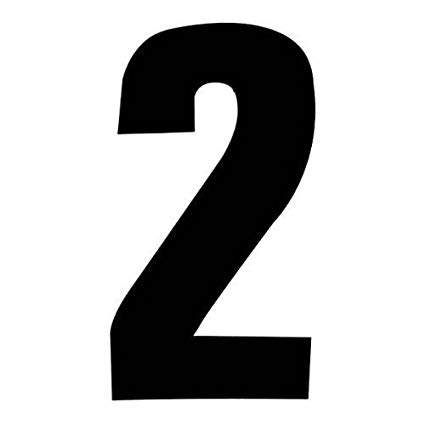
#> input picture 2.jpg, 425 x 425 px
$ python DigitsTrainImage.py
#> lines starting #> are read from the running program, lines starting #| are printed output that depends on the picture
import numpy as np
import pandas as pd
import matplotlib.pyplot as plt
from PIL import Image
import PIL.ImageOps
from sklearn.datasets import load_digits
from sklearn.linear_model import LogisticRegression
from sklearn.model_selection import train_test_split

dataDg = load_digits()
# [6 lines of commented-out code are left out]
xtr, xts, ytr, yts = train_test_split(
    dataDg['data'],
    dataDg['target'],
    test_size = .1
)
# print(len(xtr))
# print(len(ytr))

# logistic regression
model = LogisticRegression(
    solver='lbfgs',
    multi_class='auto',
    max_iter=10000
)
model.fit(xtr,ytr)

# [12 lines of commented-out code are left out]

gbr = Image.open('2.jpg').convert('L')
gbr = gbr.resize((8,8))
gbr = PIL.ImageOps.invert(gbr)
gbrArr = np.array(gbr)
gbrArr2 = gbrArr.reshape(1,64)
# print(gbrArr)

# out = Image.fromarray(gbrArr,'L')
# out.show()
plt.imshow(gbrArr, cmap='gray')
prediksi = model.predict(gbrArr2.reshape(1,-1))
#> prediksi = [2]
print(prediksi)
#| [2]
plt.show()
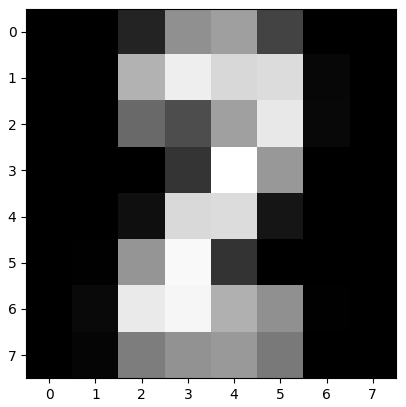
#> figure drawn by matplotlib, 1 panel
